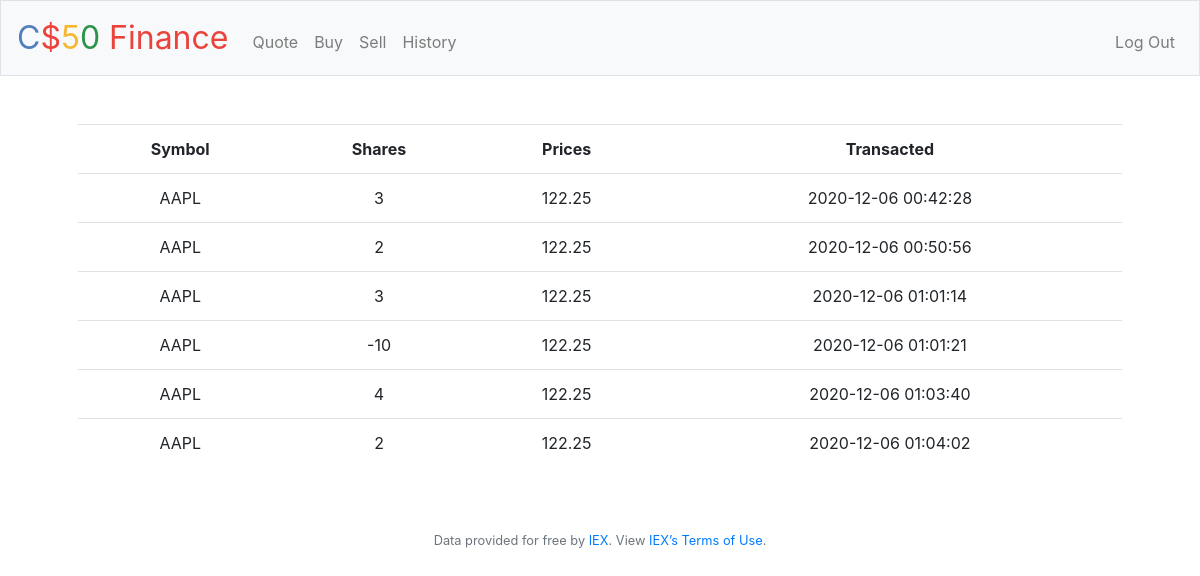
The app's page /history (signed in) with its own data.
### tables this page shows
CREATE TABLE 'history' ('symbol' TEXT, 'shares' NUMERIC NOT NULL, 'price' NUMERIC NOT NULL, 'transacted' TEXT NOT NULL, 'users_id' INTEGER FOREIGNKEY);

### finance/application.py (the view)
@app.route("/history")
@login_required
def history():
    transactions = db.execute("SELECT * FROM history WHERE users_id = ?", session["user_id"])
    return render_template("history.html", transactions=transactions)

### finance/application.py (called while the page is built)
@app.after_request
def after_request(response):
    response.headers["Cache-Control"] = "no-cache, no-store, must-revalidate"
    response.headers["Expires"] = 0
    response.headers["Pragma"] = "no-cache"
    return response

### finance/helpers.py (called while the page is built)
def login_required(f):
    @wraps(f)
    def decorated_function(*args, **kwargs):
        if session.get("user_id") is None:
            return redirect("/login")
        return f(*args, **kwargs)
    return decorated_function

### finance/templates/history.html (shortened to what this page needs)
{% extends "layout.html" %}
{% block main %}
    <table class="table">
            <tr>
                <th>Symbol</th>
                <th>Shares</th>
                <th>Prices</th>
                <th>Transacted</th>
            </tr>
            {% for row in transactions %}
            <tr>
                <td>{{row["symbol"]}}</td>
                <td>{{row["shares"]}}</td>
                <td>{{row["price"]}}</td>
                <td>{{row["transacted"]}}</td>
            </tr>
            {% endfor %}
    </table>
{% endblock %}

### finance/templates/layout.html (shortened to what this page needs)
<!DOCTYPE html>
<html lang="en">
    <head>
        <link href="https://maxcdn.bootstrapcdn.com/bootstrap/4.1.3/css/bootstrap.min.css" rel="stylesheet">
        <link href="/static/styles.css" rel="stylesheet">
    </head>
    <body>
        <nav class="navbar navbar-expand-md navbar-light bg-light border">
            <a class="navbar-brand" href="/"><span class="blue">C</span><span class="red">$</span><span class="yellow">5</span><span class="green">0</span> <span class="red">Finance</span></a>
            <div class="collapse navbar-collapse" id="navbar">
                {% if session.user_id %}
                    <ul class="navbar-nav mr-auto mt-2">
                        <li class="nav-item"><a class="nav-link" href="/quote">Quote</a></li>
                        <li class="nav-item"><a class="nav-link" href="/buy">Buy</a></li>
                        <li class="nav-item"><a class="nav-link" href="/sell">Sell</a></li>
                        <li class="nav-item"><a class="nav-link" href="/history">History</a></li>
                    </ul>
                    <ul class="navbar-nav ml-auto mt-2">
                        <li class="nav-item"><a class="nav-link" href="/logout">Log Out</a></li>
                    </ul>
                {% else %}
                    <ul class="navbar-nav ml-auto mt-2">
                        <li class="nav-item"><a class="nav-link" href="/register">Register</a></li>
                        <li class="nav-item"><a class="nav-link" href="/login">Log In</a></li>
                    </ul>
                {% endif %}
            </div>
        </nav>
        <main class="container p-5">
            {% block main %}{% endblock %}
        </main>
        <footer class="small text-center text-muted">
            Data provided for free by <a href="https://iextrading.com/developer">IEX</a>. View <a href="https://iextrading.com/api-exhibit-a/">IEX’s Terms of Use</a>.
        </footer>
    </body>
</html>

### finance/static/styles.css (style rules this page uses)
nav .navbar-brand { font-size: xx-large; }
nav .navbar-brand .blue { color: #537fbe; }
nav .navbar-brand .red { color: #ea433b; }
nav .navbar-brand .yellow { color: #f5b82e; }
nav .navbar-brand .green { color: #2e944b; }
main { overflow-x: auto; text-align: center; }

### records on screen
history: symbol "AAPL", shares "3", price "122.25", transacted "2020-12-06 00:42:28"
history: symbol "AAPL", shares "2", price "122.25", transacted "2020-12-06 00:50:56"
history: symbol "AAPL", shares "3", price "122.25", transacted "2020-12-06 01:01:14"
history: symbol "AAPL", shares "-10", price "122.25", transacted "2020-12-06 01:01:21"
history: symbol "AAPL", shares "4", price "122.25", transacted "2020-12-06 01:03:40"
history: symbol "AAPL", shares "2", price "122.25", transacted "2020-12-06 01:04:02"
